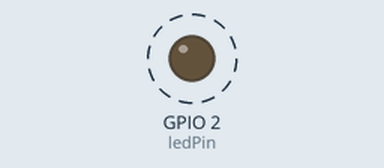
The program below on a simulated ESP32. Shown: output pins drawn as LEDs (lit = HIGH). Dashed ring = blinking. What the program prints to the serial monitor is not drawn.

Above: at 1.7 s.
Timing chart, 0 to 4.5 s (numbered marks = the images above):
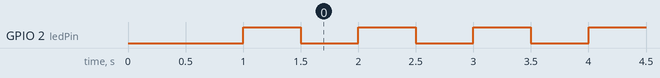

The program:

main.cpp
```cpp
#include <Arduino.h>   // ➡ AJOUTÉ (nécessaire avec VS Code / PlatformIO)

// Déclaration des tâches
TaskHandle_t Task1;
TaskHandle_t Task2;

// LED sur GPIO 2
const int ledPin = 2;

// ==========================
// Tâche sur Core 0
// ==========================
void TaskBlink(void *pvParameters) {

  pinMode(ledPin, OUTPUT);   // ➡ MODIFIÉ (j'ai enlevé le "." qui causait une erreur)

  while (true) {

    digitalWrite(ledPin, HIGH);

    Serial.print("LED sur Core : ");      // ➡ AJOUTÉ
    Serial.println(xPortGetCoreID());     // ➡ AJOUTÉ (affiche le core utilisé)

    vTaskDelay(500 / portTICK_PERIOD_MS);

    digitalWrite(ledPin, LOW);

    vTaskDelay(500 / portTICK_PERIOD_MS);
  }
}

// ==========================
// Tâche sur Core 1
// ==========================
void TaskSerial(void *pvParameters) {

  while (true) {

    Serial.print("Message serie sur Core : ");   // ➡ MODIFIÉ
    Serial.println(xPortGetCoreID());            // ➡ AJOUTÉ

    vTaskDelay(1000 / portTICK_PERIOD_MS);
  }
}

void setup() {

  Serial.begin(115200);
  delay(1000);     // ➡ AJOUTÉ (laisser le temps au moniteur série)

  // Création de la tâche sur Core 0
  xTaskCreatePinnedToCore(
    TaskBlink,
    "TaskBlink",
    1000,
    NULL,
    1,
    &Task1,
    0);     // Core 0

  delay(500);

  // Création de la tâche sur Core 1
  xTaskCreatePinnedToCore(
    TaskSerial,
    "TaskSerial",
    1000,
    NULL,
    1,
    &Task2,
    1);     // Core 1
}

void loop() {
}
```

Measured:
- by itself, GPIO 2 (ledPin): alternates HIGH for 0.50 s and LOW for 0.50 s
